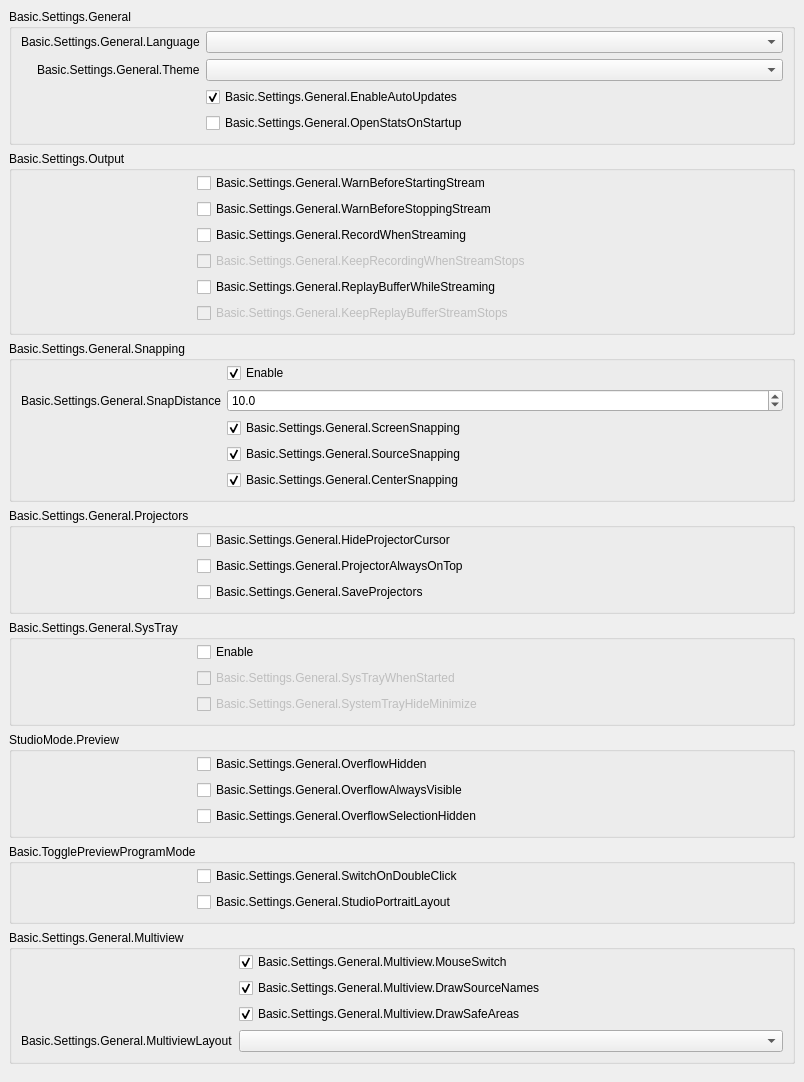
           <widget class="QWidget" name="scrollAreaWidgetContents_2">
            <property name="geometry">
             <rect>
              <x>0</x>
              <y>0</y>
              <width>804</width>
              <height>1072</height>
             </rect>
            </property>
            <layout class="QVBoxLayout" name="verticalLayout_19">
             <property name="leftMargin">
              <number>0</number>
             </property>
             <property name="topMargin">
              <number>0</number>
             </property>
             <property name="rightMargin">
              <number>0</number>
             </property>
             <property name="bottomMargin">
              <number>9</number>
             </property>
             <item alignment="Qt::AlignTop">
              <widget class="QWidget" name="widget_2" native="true">
               <layout class="QVBoxLayout" name="verticalLayout_20">
                <item>
                 <widget class="QGroupBox" name="groupBox_15">
                  <property name="title">
                   <string>Basic.Settings.General</string>
                  </property>
                  <layout class="QFormLayout" name="formLayout_32">
                   <property name="fieldGrowthPolicy">
                    <enum>QFormLayout::AllNonFixedFieldsGrow</enum>
                   </property>
                   <property name="labelAlignment">
                    <set>Qt::AlignRight|Qt::AlignTrailing|Qt::AlignVCenter</set>
                   </property>
                   <property name="topMargin">
                    <number>2</number>
                   </property>
                   <item row="0" column="0">
                    <widget class="QLabel" name="label">
                     <property name="text">
                      <string>Basic.Settings.General.Language</string>
                     </property>
                     <property name="buddy">
                      <cstring>language</cstring>
                     </property>
                    </widget>
                   </item>
                   <item row="0" column="1">
                    <widget class="QComboBox" name="language"/>
                   </item>
                   <item row="1" column="0">
                    <widget class="QLabel" name="label_42">
                     <property name="text">
                      <string>Basic.Settings.General.Theme</string>
                     </property>
                     <property name="buddy">
                      <cstring>theme</cstring>
                     </property>
                    </widget>
                   </item>
                   <item row="1" column="1">
                    <widget class="QComboBox" name="theme"/>
                   </item>
                   <item row="2" column="0">
                    <spacer name="horizontalSpacer_3">
                     <property name="orientation">
                      <enum>Qt::Horizontal</enum>
                     </property>
                     <property name="sizeType">
                      <enum>QSizePolicy::Fixed</enum>
                     </property>
                     <property name="sizeHint" stdset="0">
                      <size>
                       <width>170</width>
                       <height>5</height>
                      </size>
                     </property>
                    </spacer>
                   </item>
                   <item row="2" column="1">
                    <widget class="QCheckBox" name="enableAutoUpdates">
                     <property name="text">
                      <string>Basic.Settings.General.EnableAutoUpdates</string>
                     </property>
                     <property name="checked">
                      <bool>true</bool>
                     </property>
                    </widget>
                   </item>
                   <item row="3" column="1">
                    <widget class="QCheckBox" name="openStatsOnStartup">
                     <property name="text">
                      <string>Basic.Settings.General.OpenStatsOnStartup</string>
                     </property>
                    </widget>
                   </item>
                  </layout>
                 </widget>
                </item>
                <item>
                 <widget class="QGroupBox" name="groupBox_16">
                  <property name="title">
                   <string>Basic.Settings.Output</string>
                  </property>
                  <layout class="QFormLayout" name="formLayout_2">
                   <property name="fieldGrowthPolicy">
                    <enum>QFormLayout::AllNonFixedFieldsGrow</enum>
                   </property>
                   <property name="topMargin">
                    <number>2</number>
                   </property>
                   <item row="0" column="0">
                    <spacer name="horizontalSpacer_5">
                     <property name="orientation">
                      <enum>Qt::Horizontal</enum>
                     </property>
                     <property name="sizeType">
                      <enum>QSizePolicy::Fixed</enum>
                     </property>
                     <property name="sizeHint" stdset="0">
                      <size>
                       <width>170</width>
                       <height>5</height>
                      </size>
                     </property>
                    </spacer>
                   </item>
                   <item row="0" column="1">
                    <widget class="QCheckBox" name="warnBeforeStreamStart">
                     <property name="text">
                      <string>Basic.Settings.General.WarnBeforeStartingStream</string>
                     </property>
                    </widget>
                   </item>
                   <item row="1" column="1">
                    <widget class="QCheckBox" name="warnBeforeStreamStop">
                     <property name="text">
                      <string>Basic.Settings.General.WarnBeforeStoppingStream</string>
                     </property>
                    </widget>
                   </item>
                   <item row="2" column="1">
                    <widget class="QCheckBox" name="recordWhenStreaming">
                     <property name="text">
                      <string>Basic.Settings.General.RecordWhenStreaming</string>
                     </property>
                    </widget>
                   </item>
                   <item row="3" column="1">
                    <widget class="QCheckBox" name="keepRecordStreamStops">
                     <property name="enabled">
                      <bool>false</bool>
                     </property>
                     <property name="text">
                      <string>Basic.Settings.General.KeepRecordingWhenStreamStops</string>
                     </property>
                    </widget>
                   </item>
                   <item row="4" column="1">
                    <widget class="QCheckBox" name="replayWhileStreaming">
                     <property name="text">
                      <string>Basic.Settings.General.ReplayBufferWhileStreaming</string>
                     </property>
                    </widget>
                   </item>
                   <item row="5" column="1">
                    <widget class="QCheckBox" name="keepReplayStreamStops">
                     <property name="enabled">
                      <bool>false</bool>
                     </property>
                     <property name="text">
                      <string>Basic.Settings.General.KeepReplayBufferStreamStops</string>
                     </property>
                    </widget>
                   </item>
                  </layout>
                 </widget>
                </item>
                <item>
                 <widget class="QGroupBox" name="groupBox_10">
                  <property name="enabled">
                   <bool>true</bool>
                  </property>
                  <property name="sizePolicy">
                   <sizepolicy hsizetype="Preferred" vsizetype="Maximum">
                    <horstretch>0</horstretch>
                    <verstretch>0</verstretch>
                   </sizepolicy>
                  </property>
                  <property name="title">
                   <string>Basic.Settings.General.Snapping</string>
                  </property>
                  <property name="flat">
                   <bool>false</bool>
                  </property>
                  <layout class="QFormLayout" name="formLayout_21">
                   <property name="fieldGrowthPolicy">
                    <enum>QFormLayout::AllNonFixedFieldsGrow</enum>
                   </property>
                   <property name="labelAlignment">
                    <set>Qt::AlignRight|Qt::AlignTrailing|Qt::AlignVCenter</set>
                   </property>
                   <property name="topMargin">
                    <number>2</number>
                   </property>
                   <item row="0" column="1">
                    <widget class="QCheckBox" name="snappingEnabled">
                     <property name="text">
                      <string>Enable</string>
                     </property>
                     <property name="checked">
                      <bool>true</bool>
                     </property>
                    </widget>
                   </item>
                   <item row="2" column="1">
                    <widget class="QCheckBox" name="screenSnapping">
                     <property name="text">
                      <string>Basic.Settings.General.ScreenSnapping</string>
                     </property>
                     <property name="checked">
                      <bool>true</bool>
                     </property>
                    </widget>
                   </item>
                   <item row="4" column="1">
                    <widget class="QCheckBox" name="centerSnapping">
                     <property name="text">
                      <string>Basic.Settings.General.CenterSnapping</string>
                     </property>
                     <property name="checked">
                      <bool>true</bool>
                     </property>
                    </widget>
                   </item>
                   <item row="3" column="1">
                    <widget class="QCheckBox" name="sourceSnapping">
                     <property name="text">
                      <string>Basic.Settings.General.SourceSnapping</string>
                     </property>
                     <property name="checked">
                      <bool>true</bool>
                     </property>
                    </widget>
                   </item>
                   <item row="1" column="1">
                    <widget class="QDoubleSpinBox" name="snapDistance">
                     <property name="decimals">
                      <number>1</number>
                     </property>
                     <property name="singleStep">
                      <double>0.500000000000000</double>
                     </property>
                     <property name="value">
                      <double>10.000000000000000</double>
                     </property>
                    </widget>
                   </item>
                   <item row="1" column="0">
                    <widget class="QLabel" name="label_9">
                     <property name="text">
                      <string>Basic.Settings.General.SnapDistance</string>
                     </property>
                     <property name="buddy">
                      <cstring>snapDistance</cstring>
                     </property>
                    </widget>
                   </item>
                   <item row="3" column="0">
                    <spacer name="horizontalSpacer_4">
                     <property name="orientation">
                      <enum>Qt::Horizontal</enum>
                     </property>
                     <property name="sizeType">
                      <enum>QSizePolicy::Fixed</enum>
                     </property>
                     <property name="sizeHint" stdset="0">
                      <size>
                       <width>170</width>
                       <height>5</height>
                      </size>
                     </property>
                    </spacer>
                   </item>
                  </layout>
                 </widget>
                </item>
                <item>
                 <widget class="QGroupBox" name="groupBox_14">
                  <property name="title">
                   <string>Basic.Settings.General.Projectors</string>
                  </property>
                  <layout class="QFormLayout" name="formLayout_28">
                   <property name="fieldGrowthPolicy">
                    <enum>QFormLayout::AllNonFixedFieldsGrow</enum>
                   </property>
                   <property name="topMargin">
                    <number>2</number>
                   </property>
                   <item row="0" column="1">
                    <widget class="QCheckBox" name="hideProjectorCursor">
                     <property name="text">
                      <string>Basic.Settings.General.HideProjectorCursor</string>
                     </property>
                    </widget>
                   </item>
                   <item row="1" column="1">
                    <widget class="QCheckBox" name="projectorAlwaysOnTop">
                     <property name="text">
                      <string>Basic.Settings.General.ProjectorAlwaysOnTop</string>
                     </property>
                    </widget>
                   </item>
                   <item row="2" column="1">
                    <widget class="QCheckBox" name="saveProjectors">
                     <property name="text">
                      <string>Basic.Settings.General.SaveProjectors</string>
                     </property>
                    </widget>
                   </item>
                   <item row="1" column="0">
                    <spacer name="horizontalSpacer">
                     <property name="orientation">
                      <enum>Qt::Horizontal</enum>
                     </property>
                     <property name="sizeType">
                      <enum>QSizePolicy::Fixed</enum>
                     </property>
                     <property name="sizeHint" stdset="0">
                      <size>
                       <width>170</width>
                       <height>5</height>
                      </size>
                     </property>
                    </spacer>
                   </item>
                  </layout>
                 </widget>
                </item>
                <item>
                 <widget class="QGroupBox" name="groupBox_13">
                  <property name="title">
                   <string>Basic.Settings.General.SysTray</string>
                  </property>
                  <layout class="QFormLayout" name="formLayout_29">
                   <property name="fieldGrowthPolicy">
                    <enum>QFormLayout::AllNonFixedFieldsGrow</enum>
                   </property>
                   <property name="topMargin">
                    <number>2</number>
                   </property>
                   <item row="0" column="1">
                    <widget class="QCheckBox" name="systemTrayEnabled">
                     <property name="text">
                      <string>Enable</string>
                     </property>
                    </widget>
                   </item>
                   <item row="1" column="1">
                    <widget class="QCheckBox" name="systemTrayWhenStarted">
                     <property name="enabled">
                      <bool>false</bool>
                     </property>
                     <property name="text">
                      <string>Basic.Settings.General.SysTrayWhenStarted</string>
                     </property>
                    </widget>
                   </item>
                   <item row="2" column="1">
                    <widget class="QCheckBox" name="systemTrayAlways">
                     <property name="enabled">
                      <bool>false</bool>
                     </property>
                     <property name="text">
                      <string>Basic.Settings.General.SystemTrayHideMinimize</string>
                     </property>
                    </widget>
                   </item>
                   <item row="1" column="0">
                    <spacer name="horizontalSpacer_2">
                     <property name="orientation">
                      <enum>Qt::Horizontal</enum>
                     </property>
                     <property name="sizeType">
                      <enum>QSizePolicy::Fixed</enum>
                     </property>
                     <property name="sizeHint" stdset="0">
                      <size>
                       <width>170</width>
                       <height>5</height>
                      </size>
                     </property>
                    </spacer>
                   </item>
                  </layout>
                 </widget>
                </item>
                <item>
                 <widget class="QGroupBox" name="groupBox_18">
                  <property name="title">
                   <string>StudioMode.Preview</string>
                  </property>
                  <layout class="QFormLayout" name="formLayout_35">
                   <property name="fieldGrowthPolicy">
                    <enum>QFormLayout::AllNonFixedFieldsGrow</enum>
                   </property>
                   <property name="labelAlignment">
                    <set>Qt::AlignRight|Qt::AlignTrailing|Qt::AlignVCenter</set>
                   </property>
                   <property name="topMargin">
                    <number>2</number>
                   </property>
                   <item row="1" column="1">
                    <widget class="QCheckBox" name="overflowAlwaysVisible">
                     <property name="text">
                      <string>Basic.Settings.General.OverflowAlwaysVisible</string>
                     </property>
                    </widget>
                   </item>
                   <item row="0" column="0">
                    <spacer name="horizontalSpacer_17">
                     <property name="orientation">
                      <enum>Qt::Horizontal</enum>
                     </property>
                     <property name="sizeHint" stdset="0">
                      <size>
                       <width>170</width>
                       <height>5</height>
                      </size>
                     </property>
                    </spacer>
                   </item>
                   <item row="2" column="1">
                    <widget class="QCheckBox" name="overflowSelectionHide">
                     <property name="text">
                      <string>Basic.Settings.General.OverflowSelectionHidden</string>
                     </property>
                    </widget>
                   </item>
                   <item row="0" column="1">
                    <widget class="QCheckBox" name="overflowHide">
                     <property name="text">
                      <string>Basic.Settings.General.OverflowHidden</string>
                     </property>
                    </widget>
                   </item>
                  </layout>
                 </widget>
                </item>
                <item>
                 <widget class="QGroupBox" name="groupBox_11">
                  <property name="title">
                   <string>Basic.TogglePreviewProgramMode</string>
                  </property>
                  <layout class="QFormLayout" name="formLayout_31">
                   <property name="fieldGrowthPolicy">
                    <enum>QFormLayout::AllNonFixedFieldsGrow</enum>
                   </property>
                   <property name="labelAlignment">
                    <set>Qt::AlignRight|Qt::AlignTrailing|Qt::AlignVCenter</set>
                   </property>
                   <property name="topMargin">
                    <number>2</number>
                   </property>
                   <item row="0" column="1">
                    <widget class="QCheckBox" name="doubleClickSwitch">
                     <property name="text">
                      <string>Basic.Settings.General.SwitchOnDoubleClick</string>
                     </property>
                    </widget>
                   </item>
                   <item row="0" column="0">
                    <spacer name="horizontalSpacer_6">
                     <property name="orientation">
                      <enum>Qt::Horizontal</enum>
                     </property>
                     <property name="sizeHint" stdset="0">
                      <size>
                       <width>170</width>
                       <height>5</height>
                      </size>
                     </property>
                    </spacer>
                   </item>
                   <item row="1" column="1">
                    <widget class="QCheckBox" name="studioPortraitLayout">
                     <property name="text">
                      <string>Basic.Settings.General.StudioPortraitLayout</string>
                     </property>
                    </widget>
                   </item>
                  </layout>
                 </widget>
                </item>
                <item>
                 <widget class="QGroupBox" name="groupBoxMultiview">
                  <property name="title">
                   <string>Basic.Settings.General.Multiview</string>
                  </property>
                  <layout class="QFormLayout" name="formLayoutMultiview">
                   <property name="fieldGrowthPolicy">
                    <enum>QFormLayout::AllNonFixedFieldsGrow</enum>
                   </property>
                   <property name="labelAlignment">
                    <set>Qt::AlignRight|Qt::AlignTrailing|Qt::AlignVCenter</set>
                   </property>
                   <property name="topMargin">
                    <number>2</number>
                   </property>
                   <item row="0" column="0">
                    <spacer name="horizontalSpacerMultiview">
                     <property name="orientation">
                      <enum>Qt::Horizontal</enum>
                     </property>
                     <property name="sizeType">
                      <enum>QSizePolicy::Fixed</enum>
                     </property>
                     <property name="sizeHint" stdset="0">
                      <size>
                       <width>170</width>
                       <height>5</height>
                      </size>
                     </property>
                    </spacer>
                   </item>
                   <item row="0" column="1">
                    <widget class="QCheckBox" name="multiviewMouseSwitch">
                     <property name="text">
                      <string>Basic.Settings.General.Multiview.MouseSwitch</string>
                     </property>
                     <property name="checked">
                      <bool>true</bool>
                     </property>
                    </widget>
                   </item>
                   <item row="1" column="1">
                    <widget class="QCheckBox" name="multiviewDrawNames">
                     <property name="text">
                      <string>Basic.Settings.General.Multiview.DrawSourceNames</string>
                     </property>
                     <property name="checked">
                      <bool>true</bool>
                     </property>
                    </widget>
                   </item>
                   <item row="2" column="1">
                    <widget class="QCheckBox" name="multiviewDrawAreas">
                     <property name="text">
                      <string>Basic.Settings.General.Multiview.DrawSafeAreas</string>
                     </property>
                     <property name="checked">
                      <bool>true</bool>
                     </property>
                    </widget>
                   </item>
                   <item row="3" column="1">
                    <widget class="QComboBox" name="multiviewLayout"/>
                   </item>
                   <item row="3" column="0">
                    <widget class="QLabel" name="label_64">
                     <property name="text">
                      <string>Basic.Settings.General.MultiviewLayout</string>
                     </property>
                     <property name="buddy">
                      <cstring>multiviewLayout</cstring>
                     </property>
                    </widget>
                   </item>
                  </layout>
                 </widget>
                </item>
               </layout>
              </widget>
             </item>
            </layout>
           </widget>
